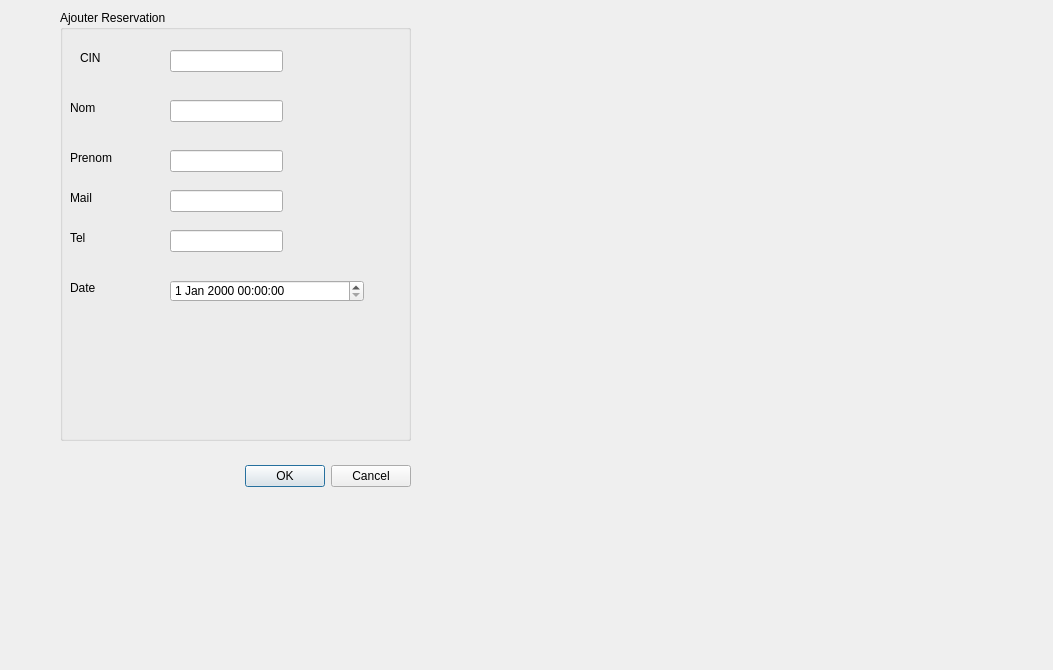
<?xml version="1.0" encoding="UTF-8"?>
<ui version="4.0">
 <class>ajouter</class>
 <widget class="QDialog" name="ajouter">
  <property name="geometry">
   <rect>
    <x>0</x>
    <y>0</y>
    <width>1053</width>
    <height>670</height>
   </rect>
  </property>
  <property name="windowTitle">
   <string>Dialog</string>
  </property>
  <widget class="QDialogButtonBox" name="buttonBox">
   <property name="geometry">
    <rect>
     <x>70</x>
     <y>460</y>
     <width>341</width>
     <height>32</height>
    </rect>
   </property>
   <property name="orientation">
    <enum>Qt::Horizontal</enum>
   </property>
   <property name="standardButtons">
    <set>QDialogButtonBox::Cancel|QDialogButtonBox::Ok</set>
   </property>
  </widget>
  <widget class="QGroupBox" name="groupBox">
   <property name="geometry">
    <rect>
     <x>60</x>
     <y>10</y>
     <width>351</width>
     <height>431</height>
    </rect>
   </property>
   <property name="title">
    <string>Ajouter Reservation</string>
   </property>
   <widget class="QLabel" name="label">
    <property name="geometry">
     <rect>
      <x>20</x>
      <y>40</y>
      <width>55</width>
      <height>16</height>
     </rect>
    </property>
    <property name="text">
     <string>CIN</string>
    </property>
   </widget>
   <widget class="QLabel" name="label_2">
    <property name="geometry">
     <rect>
      <x>10</x>
      <y>90</y>
      <width>55</width>
      <height>16</height>
     </rect>
    </property>
    <property name="text">
     <string>Nom</string>
    </property>
   </widget>
   <widget class="QLabel" name="label_3">
    <property name="geometry">
     <rect>
      <x>10</x>
      <y>140</y>
      <width>55</width>
      <height>16</height>
     </rect>
    </property>
    <property name="text">
     <string>Prenom</string>
    </property>
   </widget>
   <widget class="QLabel" name="label_4">
    <property name="geometry">
     <rect>
      <x>10</x>
      <y>180</y>
      <width>55</width>
      <height>16</height>
     </rect>
    </property>
    <property name="text">
     <string>Mail</string>
    </property>
   </widget>
   <widget class="QLabel" name="label_5">
    <property name="geometry">
     <rect>
      <x>10</x>
      <y>220</y>
      <width>55</width>
      <height>16</height>
     </rect>
    </property>
    <property name="text">
     <string>Tel</string>
    </property>
   </widget>
   <widget class="QLabel" name="label_7">
    <property name="geometry">
     <rect>
      <x>10</x>
      <y>270</y>
      <width>55</width>
      <height>16</height>
     </rect>
    </property>
    <property name="text">
     <string>Date</string>
    </property>
   </widget>
   <widget class="QLineEdit" name="lineEdit_cin">
    <property name="geometry">
     <rect>
      <x>110</x>
      <y>40</y>
      <width>113</width>
      <height>22</height>
     </rect>
    </property>
   </widget>
   <widget class="QLineEdit" name="lineEdit_nom">
    <property name="geometry">
     <rect>
      <x>110</x>
      <y>90</y>
      <width>113</width>
      <height>22</height>
     </rect>
    </property>
   </widget>
   <widget class="QLineEdit" name="lineEdit_prenom">
    <property name="geometry">
     <rect>
      <x>110</x>
      <y>140</y>
      <width>113</width>
      <height>22</height>
     </rect>
    </property>
   </widget>
   <widget class="QLineEdit" name="lineEdit_mail">
    <property name="geometry">
     <rect>
      <x>110</x>
      <y>180</y>
      <width>113</width>
      <height>22</height>
     </rect>
    </property>
   </widget>
   <widget class="QLineEdit" name="lineEdit_tel">
    <property name="geometry">
     <rect>
      <x>110</x>
      <y>220</y>
      <width>113</width>
      <height>22</height>
     </rect>
    </property>
   </widget>
   <widget class="QDateTimeEdit" name="dateTimeEdit">
    <property name="geometry">
     <rect>
      <x>110</x>
      <y>270</y>
      <width>194</width>
      <height>22</height>
     </rect>
    </property>
   </widget>
  </widget>
 </widget>
 <resources/>
 <connections>
  <connection>
   <sender>buttonBox</sender>
   <signal>accepted()</signal>
   <receiver>ajouter</receiver>
   <slot>accept()</slot>
   <hints>
    <hint type="sourcelabel">
     <x>248</x>
     <y>254</y>
    </hint>
    <hint type="destinationlabel">
     <x>157</x>
     <y>274</y>
    </hint>
   </hints>
  </connection>
  <connection>
   <sender>buttonBox</sender>
   <signal>rejected()</signal>
   <receiver>ajouter</receiver>
   <slot>reject()</slot>
   <hints>
    <hint type="sourcelabel">
     <x>316</x>
     <y>260</y>
    </hint>
    <hint type="destinationlabel">
     <x>286</x>
     <y>274</y>
    </hint>
   </hints>
  </connection>
 </connections>
</ui>
